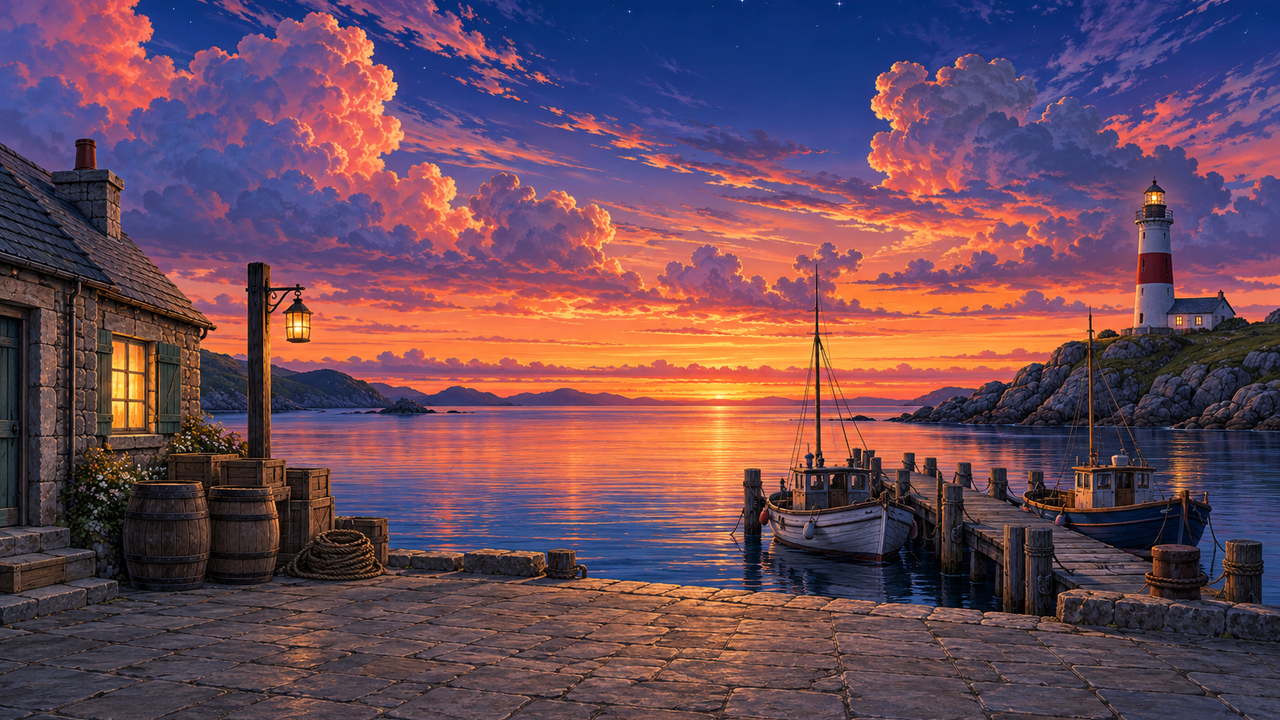
#> input picture styles/anime-visual-novel/assets/bg.png, 1280 x 720 px, found by its file name
$ python build_panels.py
#> lines starting #> are read from the running program, lines starting #| are printed output that depends on the picture; after the words box and inside, x2 and y2 are one past the last pixel; in counts of white or black regions, pixels touching at a corner belong together
### styles/comic-panels/scripts/inkcolor.py
#!/usr/bin/env python3
"""Trennt ein KI-Comicbild in Tusche (schwarze Linien und Schwarzflächen) und Farbflächen (Flats), wie ein Comic
gedruckt wird: Schwarzplatte = Zeichnung, Farbplatten = Kolorierung darunter.

    from inkcolor import separate, downscale_rgb, downscale_cov

Tusche-Deckung je Pixel: dunkel (k = 1 - max(rgb)) und unbunt (Abstand max - min klein):
    ink = smoothstep(K_LO, K_HI, k) * (1 - smoothstep(S_LO, S_HI, sat))
Grenzen aus den Bildern gemessen: Tusche k > 0,85; Übergang 0,75–0,85 schmal, damit die Tusche im Quellbild fast nur 0 oder 1 ist
(Graustufen entstehen erst beim Verkleinern als Kantenglättung); dunkles Fell des Dachses k ≈ 0,71–0,72 (bleibt Farbe, wird im
Druck zu Rasterpunkten); dunkles Nachtblau ist bunt (sat > 0,4) und bleibt Farbe.
Farbflächen unter der Tusche: Pixel mit ink > 0,15 gelten als unbekannt und werden schrittweise mit dem Mittel ihrer
bekannten Nachbarn gefüllt (8er-Nachbarschaft, bis zu 60 Durchgänge); Reste in großen Schwarzflächen behalten ihre
Farbe (die Tusche deckt sie ohnehin).
"""
import numpy as np
from PIL import Image

K_LO, K_HI = 0.75, 0.85
S_LO, S_HI = 0.16, 0.30


def smoothstep(a, b, x):
    t = np.clip((x - a) / (b - a), 0.0, 1.0)
    return t * t * (3.0 - 2.0 * t)


def ink_coverage(rgb):
    mx = rgb.max(axis=2)
    mn = rgb.min(axis=2)
    k = 1.0 - mx
    sat = mx - mn
    return smoothstep(K_LO, K_HI, k) * (1.0 - smoothstep(S_LO, S_HI, sat))


def fill_unknown(rgb, known, passes=60):
    col = rgb.copy()
    known = known.copy()
    h, w = known.shape
    for _ in range(passes):
        if known.all():
            break
        acc = np.zeros_like(col)
        cnt = np.zeros((h, w))
        kf = known.astype(np.float64)
        pad_c = np.pad(col * kf[..., None], ((1, 1), (1, 1), (0, 0)))
        pad_k = np.pad(kf, 1)
        for dy in (-1, 0, 1):
            for dx in (-1, 0, 1):
                if dy == 0 and dx == 0:
                    continue
                acc += pad_c[1 + dy:1 + dy + h, 1 + dx:1 + dx + w]
                cnt += pad_k[1 + dy:1 + dy + h, 1 + dx:1 + dx + w]
        new = (~known) & (cnt > 0)
        col[new] = acc[new] / cnt[new][:, None]
        known = known | new
    return col


def separate(rgb, alpha=None):
    """rgb: float 0..1 (H, W, 3); alpha optional (Figur). Gibt (farbe, tusche) zurück, tusche in 0..1."""
    ink = ink_coverage(rgb)
    if alpha is not None:
        ink = ink * alpha
    known = ink <= 0.15
    if alpha is not None:
        known &= alpha > 0.5
        # außerhalb der Figur: nichts bekannt, aber auch nicht füllen (Alpha bleibt 0)
    col = fill_unknown(rgb, known)
    return col, ink


def downscale_rgb(rgb, size):
    chans = [np.asarray(Image.fromarray(rgb[..., k].astype(np.float32), "F").resize(size, Image.LANCZOS))
             for k in range(rgb.shape[2])]
    return np.clip(np.stack(chans, axis=2), 0.0, 1.0)


def ink_curve(cov):
    """Nach dem Verkleinern: Kantenglättung der Linien zusammenziehen (0,08–0,65 -> 0–1). Dünn gewordene Linien
    werden so wieder satt schwarz statt grau (Strichstärke wie im Druck, nicht wie ein verkleinertes Foto)."""
    t = np.clip((cov - 0.08) / (0.65 - 0.08), 0.0, 1.0)
    return t * t * (3.0 - 2.0 * t)


def downscale_cov(cov, size):
    c = np.clip(np.asarray(Image.fromarray(cov.astype(np.float32), "F").resize(size, Image.LANCZOS)), 0.0, 1.0)
    return ink_curve(c)


def save_rgb(rgb, path):
    Image.fromarray((np.clip(rgb, 0, 1) * 255 + 0.5).astype(np.uint8), "RGB").save(path)


def save_ink(cov, path):
    """Tusche als RGBA: schwarz, Alpha = Deckung."""
    h, w = cov.shape
    out = np.zeros((h, w, 4), np.uint8)
    out[..., 3] = (np.clip(cov, 0, 1) * 255 + 0.5).astype(np.uint8)
    Image.fromarray(out, "RGBA").save(path)

### styles/comic-panels/scripts/build_panels.py
#!/usr/bin/env python3
"""Bereitet die drei KI-Panels für die Demo auf (Ausschnitt und Maßstab je Panel) und schreibt scene.json.

    .venv/bin/python styles/comic-panels/scripts/build_panels.py

Panels (Seite 1280×720, Rand 16 px, Steg 14 px):
  A  Totale        822×582 bei (16, 16)   aus raw/bg.png      (1536×1024 → 873×582, x ab 26)
  B  Laterne       412×266 bei (852, 16)  aus raw/lantern.png (1536×1024 → 412×275, y ab 4)
  C  Nahaufnahme   412×302 bei (852, 296) aus raw/bust.png    (1536×1024 → 1,05 × 453×302 = 476×317 für die
                                                               Kamerafahrt; Sprite wird von 1/1,05 auf 1 skaliert)
  Dachs in C: Kostümfarben auf dieselben reinen Druckfarben wie die kleine Figur (BUST_PALETTE).
  Mundbild: raw/bust_talk.png wird nur im Mundbereich übernommen (Maske aus der Differenz zu bust.png > 30,
  um 6 px erweitert, 2 px weich), damit sich beim Sprechen sonst kein Pixel ändert.
Jedes Panel wird vor dem Verkleinern in Tusche und Farbflächen getrennt (inkcolor.py) und als zwei Dateien
abgelegt: panel_x.png (Farbe, wird gerastert) und panel_x_ink.png (schwarz, Alpha = Tuschedeckung).
Alle Verkleinerungen mit Lanczos (gpt-image liefert deckende RGB-Bilder ohne Alpha).
Koordinaten in scene.json sind Panel-Koordinaten (Pixel ab der linken oberen Panelecke), von Hand in den
Quellbildern abgelesen und hier umgerechnet.
"""
import json, pathlib

import numpy as np
from PIL import Image, ImageFilter

from inkcolor import separate, downscale_rgb, downscale_cov, save_rgb, save_ink

ROOT = pathlib.Path(__file__).resolve().parents[1]
RAW = ROOT / "assets/raw"
OUT = ROOT / "assets"
ZOOM_C = 1.05

PANELS = {
    "A": {"pos": [16, 16], "size": [822, 582]},
    "B": {"pos": [852, 16], "size": [412, 266]},
    "C": {"pos": [852, 296], "size": [412, 302]},
}


def load(name):
    return Image.open(RAW / name).convert("RGB")


def arr(im):
    return np.asarray(im).astype(np.float64) / 255.0


# Kolorierung des Dachses in der Nahaufnahme wie bei der kleinen Figur (build_badger.py → PALETTE): Pixel rechts von
# x = 480 (Quelle), deren nächster Anker eine Kostümfarbe ist, werden zur reinen Druckfarben-Mischung; Anker mit
# None (Himmel, Meer) bleiben, wie sie sind. Anker = k-means-Mittel der Farbflächen von raw/bust.png (gerundet).
BUST_PALETTE = [
    ((53, 53, 81), (0.0, 0.2, 0.6)),        # Fell: Blauschwarz
    ((247, 218, 168), (1.0, 1.0, 1.0)),     # Gesicht, Hemd: Papier
    ((70, 70, 42), (0.38, 0.68, 0.0)),      # Mütze, Weste
    ((206, 34, 24), (1.0, 0.0, 0.0)),       # Schal
    ((171, 28, 21), (1.0, 0.0, 0.0)),
    ((112, 77, 41), (0.72, 0.32, 0.0)),     # Tasche, Riemen
    ((208, 165, 110), (1.0, 0.72, 0.3)),    # Paket
    ((31, 70, 152), None), ((223, 128, 48), None), ((96, 64, 138), None), ((225, 79, 68), None),
    ((166, 72, 100), None), ((128, 18, 15), None), ((80, 23, 14), None),
]


# [11 lines left out: function recolor_bust, not called in this run]


def save_pair(rgb, name, size, crop, recolor=None):
    """Trennt, verkleinert auf size und schneidet crop (x0, y0, x1, y1) aus; schreibt <name>.png und <name>_ink.png."""
    col, ink = separate(rgb)
    if recolor:
        col = recolor(col)
    c = downscale_rgb(col, size)[crop[1]:crop[3], crop[0]:crop[2]]
    k = downscale_cov(ink, size)[crop[1]:crop[3], crop[0]:crop[2]]
    save_rgb(c, OUT / f"{name}.png")
    save_ink(k, OUT / f"{name}_ink.png")
    return c, k


def main():
    scene = {"page": [1280, 720], "panels": PANELS}

    # Panel A: Totale
    bg = load("bg.png")
#> in load, returned value is the input picture: PIL image 1280x720 RGB; mean R, G, B 106.9, 74.2, 89.4
    sa = 582 / 1024
    a = bg.resize((round(1536 * sa), 582), Image.LANCZOS)
    ax = 26
    save_pair(arr(bg), "panel_a", (round(1536 * sa), 582), (ax, 0, ax + 822, 582))
#> in separate, `known = ink <= 0.15`:
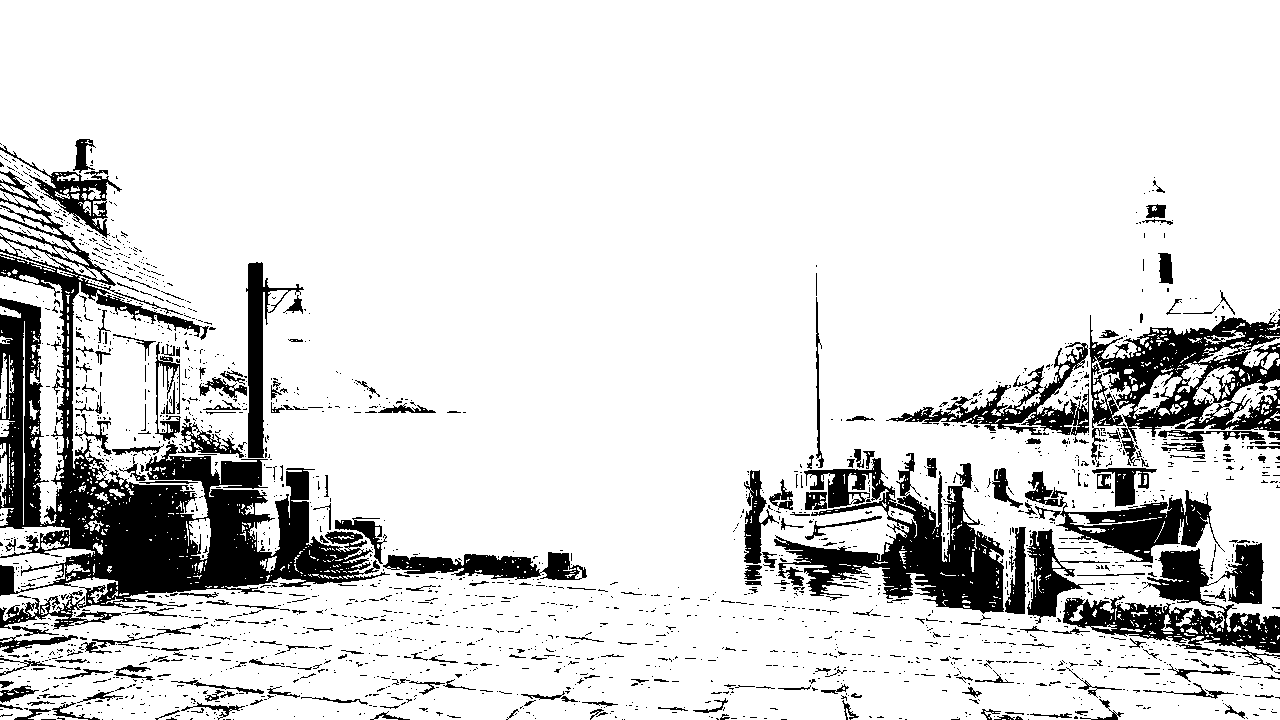
#> known: shape (720, 1280) bool; 85.7% white; 2204 black regions (1952 under 20 px), largest, box (x1, y1, x2, y2) and area: (0, 171, 390, 630) 43796, (774, 453, 1004, 614) 14506, (1089, 313, 1280, 466) 12081
#> after the loop in fill_unknown, `for _ in range(passes):`:
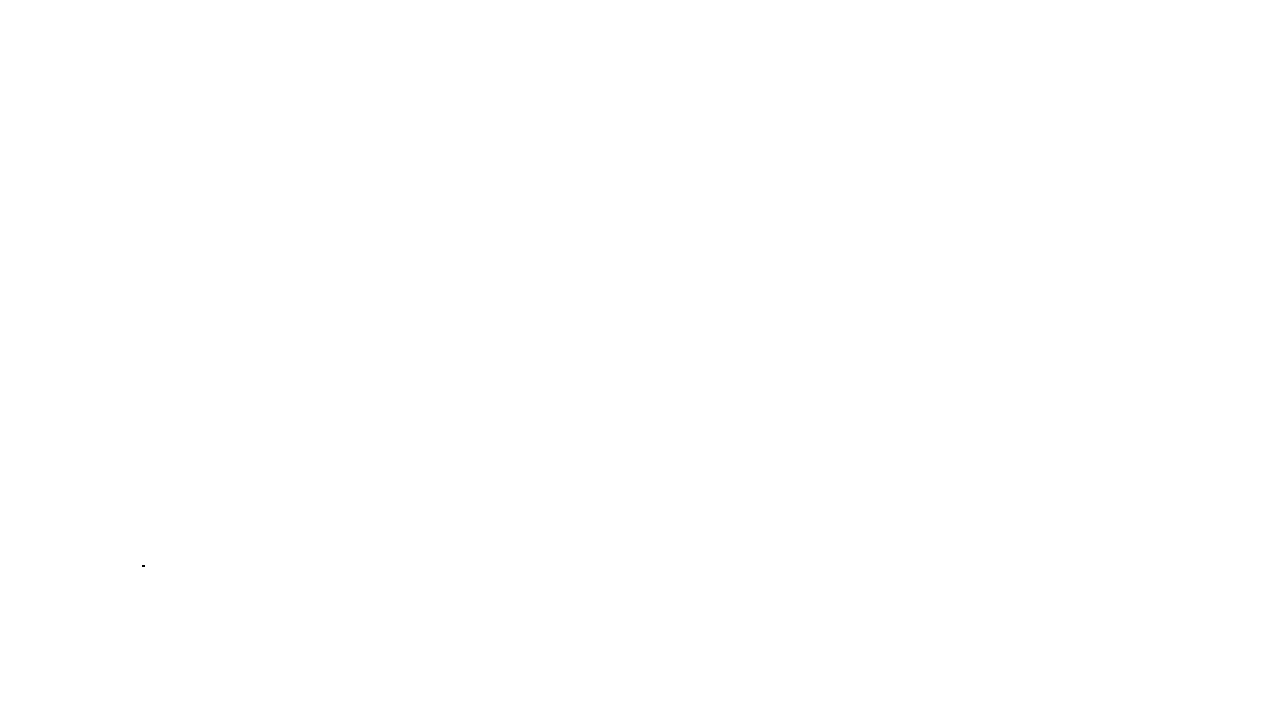
#> kf: shape (720, 1280) float64; values 0 (black) and 1 (white), 100% white; black in thin lines or dots, all inside (x1, y1, x2, y2) = (142, 565, 145, 567)
#> in downscale_rgb, `chans = [np.asarray(Image.fromarray(rgb[..., k].astype(np.float32), "F..`: chans = 3 items

    def pa(x, y):
        return [round(x * sa - ax, 1), round(y * sa, 1)]

    # Lagen in raw/bg.png (Quellpixel, von Hand abgelesen)
    scene["A"] = {
        "scale": sa, "crop_x": ax,
        "lamp": pa(1279, 149),               # Laternenraum des Leuchtturms
        "chimney": pa(136, 157),             # Oberkante Schornstein, Mitte
        "lantern": pa(609, 400),             # Laternenglas
        "window": pa(203, 490),              # erleuchtetes Fenster des Häuschens
        "horizon_y": round(420 * sa, 1),
        "quay_edge_y": round(770 * sa, 1),   # Vorderkante Kai (Beginn des Laufwegs)
    }

    # Wasser für Glitzerstriche: blaue, nicht dunkle Pixel zwischen Horizont und Kai, ohne Boote und Pfähle
    wa = np.asarray(a.crop((ax, 0, ax + 822, 582))).astype(int)
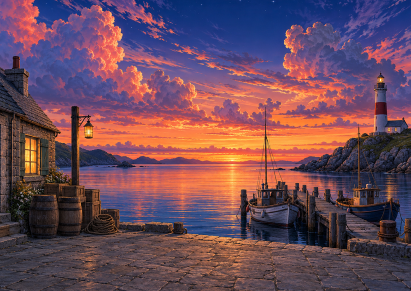
#> wa: shape (582, 822, 3) int64 (shown at 1/2 size); mean R, G, B 109.6, 75.3, 89.8
    r, g, b = wa[..., 0], wa[..., 1], wa[..., 2]
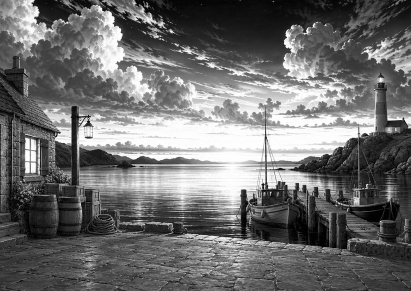
#> r: shape (582, 822) int64 (shown at 1/2 size); min 0, max 255, mean 109.6
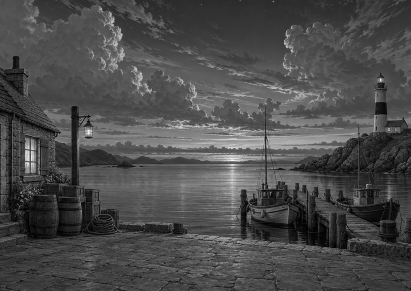
#> g: shape (582, 822) int64 (shown at 1/2 size); min 0, max 255, mean 75.3
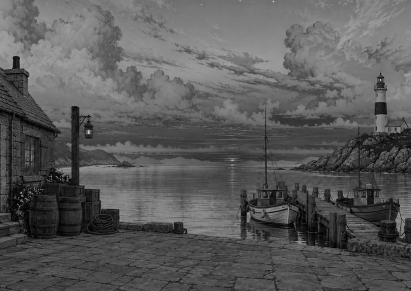
#> b: shape (582, 822) int64 (shown at 1/2 size); min 0, max 255, mean 89.8
    water = (b > r + 40) & (b > 110) & (g > 60)
#> water: shape (582, 822) bool; 12.8% white; 673 white regions (613 under 20 px), largest, box (x1, y1, x2, y2) and area: (235, 57, 583, 149) 14790, (35, 34, 250, 205) 14720, (596, 0, 822, 202) 13832
    ys = np.arange(582)[:, None]
    water &= (ys > 420 * sa + 6) & (ys < 750 * sa)
#> water: shape (582, 822) bool; 0.97% white; 129 white regions (112 under 20 px), largest, box (x1, y1, x2, y2) and area: (282, 405, 435, 427) 1305, (200, 391, 274, 420) 1135, (159, 330, 237, 342) 607
    # nur Pixel, deren 9×5-Umgebung ganz Wasser ist (Abstand zu Booten, Pfählen, Felsen)
    wm = Image.fromarray((water * 255).astype(np.uint8)).filter(ImageFilter.MinFilter(9))
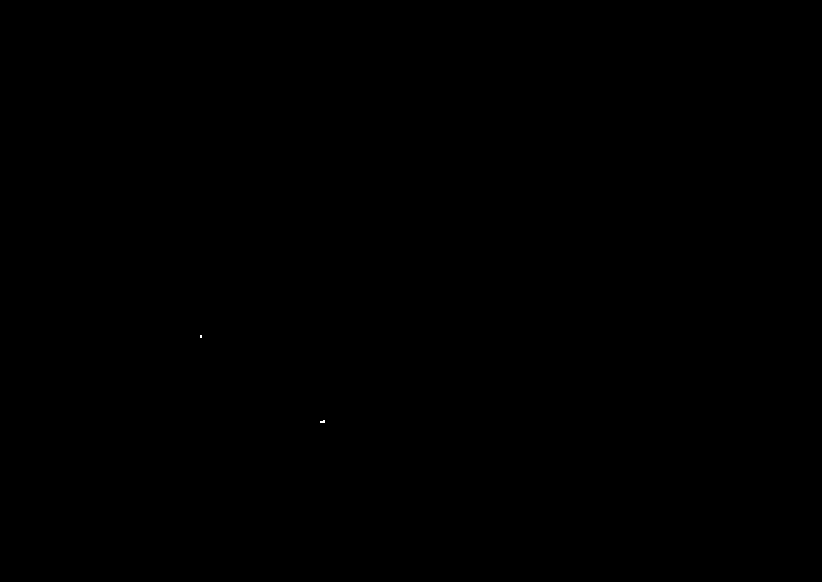
#> wm: PIL image 822x582 L; 0% white in thin lines or dots, all inside (x1, y1, x2, y2) = (200, 335, 325, 423)
    wm = np.asarray(wm) > 0
    rng = np.random.default_rng(20261012)
    cand = np.argwhere(wm)
#> cand = 18 rows, first 8: [335, 200], [335, 201], [336, 200], [336, 201], [337, 200], [337, 201], [420, 323], [420, 324]
    pick = cand[rng.choice(len(cand), size=min(60, len(cand)), replace=False)]
#> pick = 18 rows, first 8: [420, 324], [422, 324], [421, 323], [335, 200], [421, 324], [421, 321], [336, 201], [421, 320]
    scene["A"]["glints"] = [[int(x), int(y)] for y, x in pick]
    scene["A"]["water_px"] = int(water.sum())

    # Panel B: Laterne
    lan = load("lantern.png")
    sb = 412 / 1536
    by = 4
    save_pair(arr(lan), "panel_b", (412, round(1024 * sb)), (0, by, 412, by + 266))

    def pb(x, y):
        return [round(x * sb, 1), round(y * sb - by, 1)]

    scene["B"] = {
        "scale": sb, "crop_y": by,
        "flame": pb(1222, 560),              # Flamme
        "glass": pb(1243, 540),              # Mitte des Glases
        "glass_r": round(170 * sb, 1),
        "window": pb(230, 770),
    }

    # Panel C: Nahaufnahme (Grundbild und Mundbild)
    bust = load("bust.png")
    talk = load("bust_talk.png")
    ba = np.asarray(bust).astype(int)
    ta = np.asarray(talk).astype(int)
    d = np.abs(ba - ta).max(axis=2)
    m = np.zeros(d.shape, np.uint8)
    y0, y1, x0, x1 = 330, 470, 760, 1040          # Mundbereich (Quellpixel)
    m[y0:y1, x0:x1] = (d[y0:y1, x0:x1] > 30) * 255
    mi = Image.fromarray(m).filter(ImageFilter.MaxFilter(13)).filter(ImageFilter.GaussianBlur(2))
    mk = np.asarray(mi).astype(float)[..., None] / 255.0
    comp = (ba * (1 - mk) + ta * mk).round().clip(0, 255).astype(np.uint8)
    sc = 302 / 1024 * ZOOM_C
    size = (round(1536 * sc), round(1024 * sc))
    save_pair(arr(bust), "panel_c", size, (0, 0) + size, recolor_bust)
    save_pair(comp.astype(np.float64) / 255.0, "panel_c_talk", size, (0, 0) + size, recolor_bust)
    mask_share = float((mk > 0.5).mean())

    # Ausschnitt bei Zoom 1: 453×302, x ab 30 (links ein Stück Felsen, rechts die Tasche)
    s1 = 302 / 1024
    cx = 30

    def pc(x, y):
        return [round(x * s1 - cx, 1), round(y * s1, 1)]

    scene["C"] = {
        "tex_scale": sc, "zoom": ZOOM_C, "crop_x_at_zoom1": cx,
        "mouth": pc(905, 405),
        "eye": pc(955, 245),
        "nose": pc(815, 345),
        "lamp": pc(220, 318),                 # Leuchtturm im Hintergrund
        "zoom_center": pc(930, 330),          # Kamerafahrt auf das Gesicht
        "mouth_mask_share": round(mask_share, 4),
    }
    (OUT / "scene.json").write_text(json.dumps(scene, indent=1))
    print("ok", json.dumps({k: scene[k] for k in ("A", "B", "C")})[:600])


if __name__ == "__main__":
#> (the run stopped early here; a loop or call above may not have finished)
